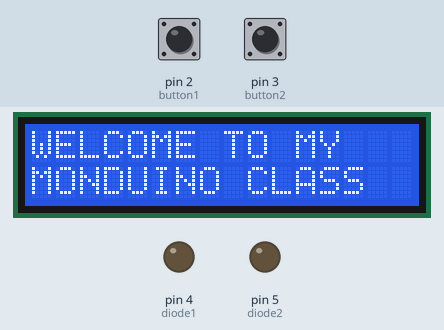
This sketch was run on a simulated Arduino Uno, built with avr-gcc and run on an emulated ATmega328P. Shown: 16×2 character LCD, output pins drawn as LEDs (lit = HIGH). Inputs (shaded band) come from the test bench; at power-on: pin 2 (button1) LOW, pin 3 (button2) HIGH.

Above: at 1.2 s.
1.3 s: pin 2 (button1) pulled HIGH for 1.25 s
At 2.8 s:
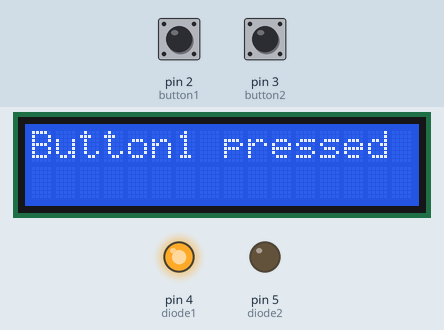
5.1 s: pin 3 (button2) pulled LOW for 3.2 s
At 6.8 s:
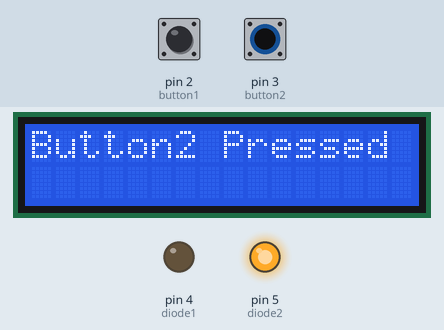
10.6 s: pin 2 (button1) pulled HIGH for 3.2 s
At 12.0 s:
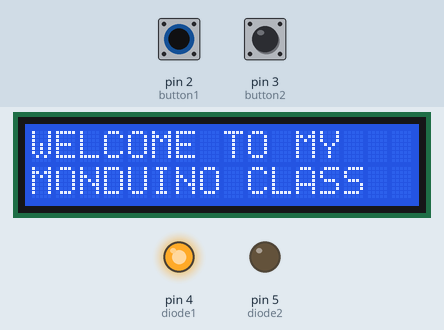
16.7 s: pin 3 (button2) pulled LOW for 1.25 s
At 19.1 s:
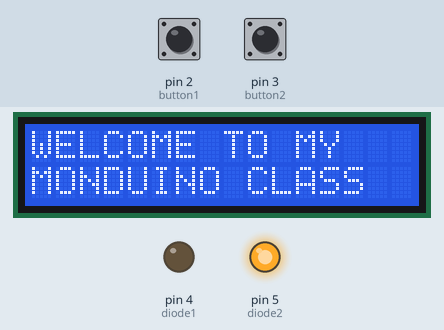
20.7 s: pin 2 (button1) driven HIGH and pin 3 (button2) driven LOW
At 22.5 s:
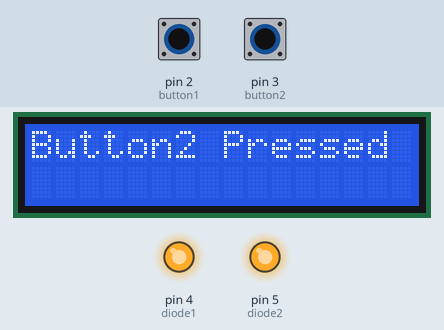
Timing chart, 0 to 24.0 s (numbered marks = the images above; inputs shaded):
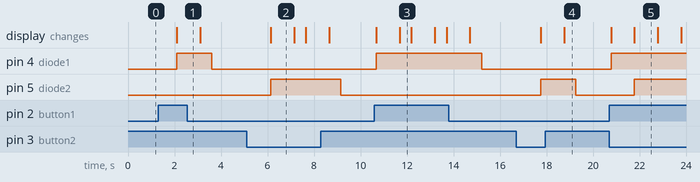

Measured:
- after the input at 1.3 s, pin 4 (diode1): LOW → HIGH after 0.79 s, → LOW 1.5 s later; the display: changes after 0.79 s (image 1)
- after the input at 5.1 s, pin 5 (diode2): LOW → HIGH after 1.0 s, → LOW 3.0 s later; the display: changes after 1.0 s (image 2)
- after the input at 10.6 s, pin 4 (diode1): LOW → HIGH after 0.08 s, → LOW 4.5 s later; the display: first changes after 0.08 s (image 3 shows a later state)
- after the input at 16.7 s, pin 5 (diode2): LOW → HIGH after 1.0 s, → LOW 1.5 s later; the display: first changes after 1.0 s (image 4 shows a later state)
- after the input at 20.7 s, pin 4 (diode1): LOW → HIGH after 0.08 s; pin 5 (diode2): LOW → HIGH after 1.1 s; the display: first changes after 0.08 s (image 5 shows a later state)
- what the display in image 2 shows lasts 1.0 s, from 6.1 s to 7.1 s
- what the display in image 3 shows lasts 0.5 s, from 11.7 s to 12.2 s

The sketch:

buttonandlcd_class.ino
```cpp
#include<LiquidCrystal.h>
LiquidCrystal lcd(6,7,8,9,10,11);

const int button1 = 2;
const int button2 = 3;
int diode1 = 4;
int diode2 = 5;

int buttonState1 = 0;
int buttonState2 = 0;
void setup() {
  // put your setup code here, to run once:
 pinMode(button1, INPUT);
 pinMode(button2, INPUT);
 pinMode(diode1, OUTPUT);
 pinMode(diode2, OUTPUT);
  lcd.begin(16,2);

}

void loop() {
  // put your main code here, to run repeatedly:

  buttonState1 = digitalRead(button1);
    buttonState2 = digitalRead(button2);

if (buttonState1 == HIGH)
{
  lcd.clear();
  lcd.setCursor(0,0);
  lcd.print("Button1 pressed");
  digitalWrite(diode1, HIGH);
  delay(1000);

}
else
{
  digitalWrite(diode1, LOW);
   lcd.clear();
  lcd.setCursor(0,0);
  lcd.print("WELCOME TO MY   ");
  lcd.setCursor(0,1);
  lcd.print("MONDUINO CLASS  ");
  delay(500);;
}
if (buttonState2 == LOW)
{

  digitalWrite(diode2, HIGH);
  lcd.clear();
  lcd.setCursor(0,0);
  lcd.print("Button2 Pressed");
  delay(1000);
}
/*else if ((buttonState1 && buttonState2)== LOW){
   lcd.clear();
   lcd.setCursor(0,0);
   lcd.print("Both Button is");
   lcd.setCursor(0,1);
   lcd.print("Pressed");
   delay(1000);
 }*/

else
{
  digitalWrite(diode2, LOW);
  lcd.clear();
  lcd.setCursor(0,0);
  lcd.print("WELCOME TO MY   ");
  lcd.setCursor(0,1);
  lcd.print("MONDUINO CLASS  ");
  delay(500);
}

}
```
